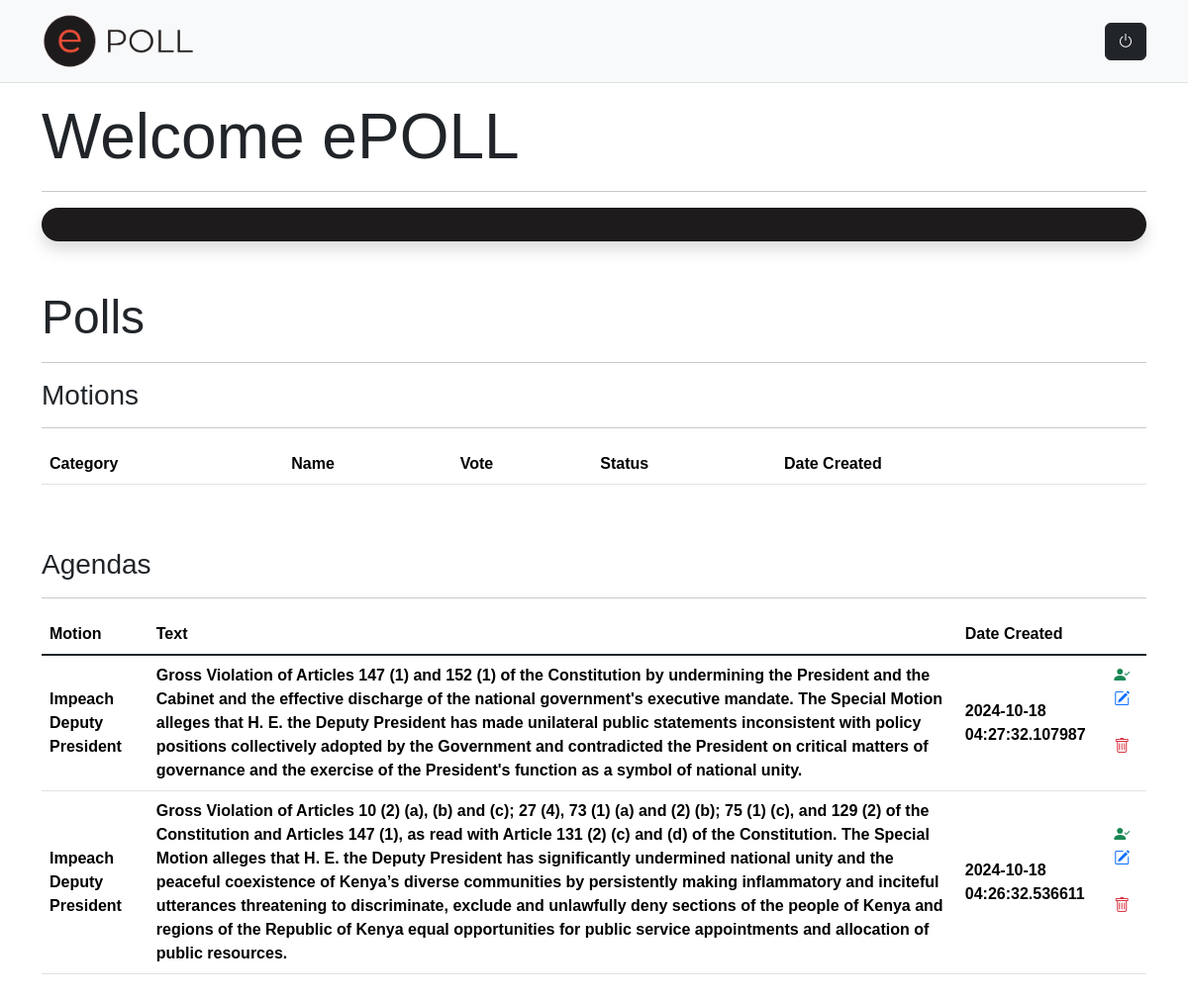
The page /account/agendas/ (signed in) on the database its author committed.
### app/models.py (models this page shows, shortened)
class Agenda(db.Model):
    __tablename__ = "agenda"
    id = db.Column(db.Integer, primary_key=True, autoincrement=True)
    motion_id = db.Column(db.Integer, db.ForeignKey('motion.id', name='fk_motion_id'), nullable=False)
    text = db.Column(db.Text, nullable=False)
    created_at = db.Column(db.DateTime, nullable=False)
    updated_at = db.Column(db.DateTime(timezone=True), onupdate=db.func.now())
    agendavotes = db.relationship('AgendaVote', backref='agenda', lazy=True)

class Motion(db.Model):
    __tablename__ = "motion"
    id = db.Column(db.Integer, primary_key=True, autoincrement=True)
    category_id = db.Column(db.Integer, db.ForeignKey('categories.id', name='fk_category_id'), nullable=False)
    name = db.Column(db.String(100), nullable=False)
    text = db.Column(db.String(500), nullable=False)
    final_vote = db.Column(db.Enum(FinalVote), nullable=False, default=FinalVote.NO_VOTES)
    status = db.Column(db.Enum(MotionStatus), nullable=False, default=MotionStatus.DRAFT)
    created_at = db.Column(db.DateTime, nullable=False)
    updated_at = db.Column(db.DateTime(timezone=True), onupdate=db.func.now())
    motionvotes = db.relationship('MotionVote', backref='motion', lazy=True)
    agendas = db.relationship('Agenda', backref='motion', lazy=True)

class Role(RoleMixin, db.Model):
    __tablename__ = "roles"
    id = db.Column(db.String(36), primary_key=True, default=generate_uuid)
    name = db.Column(db.String(20), nullable=False, unique=True)
    description = db.Column(db.String(120))
    created_at = db.Column(db.DateTime, nullable=False, default=datetime.now())
    updated_at = db.Column(db.DateTime(timezone=True), onupdate=db.func.now())
    permissions = db.relationship('Permission', secondary='role_permissions', back_populates='roles')
    users = db.relationship('User', secondary='user_roles', back_populates='roles')

### app/account.py (the view)
@accbp.route('/agendas/')
def agendas():
    count_agenda = Agenda.query.count()
    page = request.args.get('page', 1, type=int)
    page_size = request.args.get('page_size', 20, type=int)  # Get page size from query params or default to 20
    agendalist = Agenda.query.order_by(Agenda.created_at.desc()).paginate(page=page, per_page=page_size)
    if not agendalist:
        flash('No Agenda records added Yet!', 'warning')
    return render_template('pages/index.html', count_agenda=count_agenda, agendalist=agendalist, POLLS=True)

### app/__init__.py (called while the page is built)
def create_app():
    app = Flask(__name__)
    application = app
    app.config.from_object(App_Config)
    db.init_app(app)
    migrate.init_app(app, db)
    login_manager.init_app(app)
    login_manager.login_view = 'auth.login'
    app.register_blueprint(auth)
    app.register_blueprint(abp)
    app.register_blueprint(accbp)
    app.register_blueprint(sbp)
    app.register_blueprint(pbp)
    @app.route('/')
    def index():
        return redirect(url_for('auth.login'))
    @app.template_filter('comma_format')
    def comma_format(value):
        if value is None:
            return "0"
        return "{:,.2f}".format(value)
    @login_manager.user_loader
    def load_user(user_id):
        return User.query.get(user_id)
    register_error_handlers(app)
    with app.app_context():
        setup_database(app)
    return app

### app/templates/pages/index.html (shortened to what this page needs)
{% extends "shared/layout.html" %}
{% block content %}
<div class="container mt-3">
  <h3 class="display-3">Welcome ePOLL</h3>
  <hr>
  <section id="profileSection" name="profileSection" class="mb-5">
    <div class="card shadow text-light rounded-5" style="background-color: #1D1B1B;">
      <div class="card-body">
      </div>
    </div>
  </section>
  <h4 class="display-5">Polls</h4>
  <hr>
  <section id="motionSection" name="motionSection" class="mb-5">
    <h3>Motions</h4>
    <hr>
    <div class="table-responsive">
      <table class="table table-hover align-content-center">
          <thead>
              <tr class="align-middle">
                  <th scope="col">Category</th>
                  <th scope="col">Name</th>
                  <th scope="col">Vote</th>
                  <th scope="col">Status</th>
                  <th scope="col">Date Created</th>
                  <th scope="col"></th>
              </tr>
          </thead>
      </table>
    </div>
  </section>
  <section id="agendaSection" name="agendaSection" class="mb-5">
    <h3>Agendas</h4>
    <hr>
    <div class="table-responsive">
      <table class="table table-hover align-content-center">
          <thead>
              <tr class="align-middle">
                  <th scope="col">Motion</th>
                  <th scope="col">Text</th>
                  <th scope="col">Date Created</th>
                  <th scope="col"></th>
              </tr>
          </thead>
          <tbody class="table-group-divider align-content-center">
              {% for agenda in agendalist %}
                  <tr class="clickable-row align-middle" data-href="#">
                      <th scope="row">{{agenda.motion.name}}</th>
                      <th scope="row">{{agenda.text}}</th>
                      <th scope="row">{{agenda.created_at}}</th>
                      <td scope="row">
                          <a href="{{ url_for('poll.new_agendavote', id=agenda.id) }}"><i class="bi bi-person-check-fill text-success"></i></a>
                          {% for role in current_user.roles %}
                              {% if role.name == 'Super', 'Admin' %}
                              <a href="{{ url_for('poll.edit_agenda', id=agenda.id) }}"><i class="bi bi-pencil-square text-primary"></i></a> &nbsp;
                              {% endif %}
                              {% if role.name == 'Super' %}
                              <a href="{{ url_for('poll.delete_agenda', id=agenda.id) }}"><i class="bi bi-trash text-danger"></i></a> &nbsp;
                              {% endif %}
                          {% endfor %}
                      </td>
                  </tr>
              {% endfor %}
          </tbody>
      </table>
    </div>
  </section>
</div>
{% endblock %}

### app/static/styles.css (style rules this page uses)
html { font-size: 14px; position: relative; }
@media (min-width: 768px) { html { font-size: 16px; } }
body { margin-bottom: 60px; scroll-behavior: smooth; font-family: Montserrat, sans-serif !important; }
.clickable-row { cursor: pointer; }

### rows shown on the page
Agenda: motion.name "Impeach Deputy President", text "Gross Violation of Articles 147 (1) and 152 (1) of the Constitution by undermining the President and the Cabinet and the effective discharge of the national government's executive mandate. The Special Motion alleges that H. E. the Deputy President has made unilateral public statements inconsistent with policy positions collectively adopted by the Government and contradicted the President on critical matters of governance and the exercise of the President's function as a symbol of national unity.", created_at "2024-10-18 04:27:32.107987"
Agenda: motion.name "Impeach Deputy President", text "Gross Violation of Articles 10 (2) (a), (b) and (c); 27 (4), 73 (1) (a) and (2) (b); 75 (1) (c), and 129 (2) of the Constitution and Articles 147 (1), as read with Article 131 (2) (c) and (d) of the Constitution. The Special Motion alleges that H. E. the Deputy President has significantly undermined national unity and the peaceful coexistence of Kenya’s diverse communities by persistently making inflammatory and inciteful utterances threatening to discriminate, exclude and unlawfully deny sections of the people of Kenya and regions of the Republic of Kenya equal opportunities for public service appointments and allocation of public resources.", created_at "2024-10-18 04:26:32.536611"
